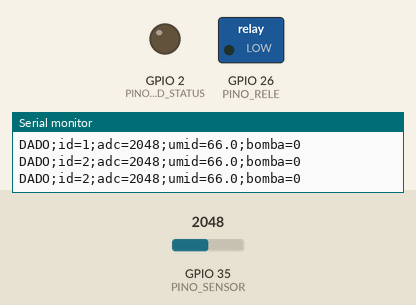
Bench run of a sketch on a simulated ESP32. On the bench: switched loads named in the sketch (green lamp = pin HIGH), output pins drawn as LEDs (lit = HIGH), the last lines printed to the serial monitor. The test bench sets the inputs (shaded band); at power-on: GPIO 35 (PINO_SENSOR) = 2048 (analog values on the 0–4095 scale).

Above: at 1.2 s.
1.3 s: GPIO 35 (PINO_SENSOR) set to 3031
4.3 s: GPIO 35 (PINO_SENSOR) set to 3132
At 6.9 s:
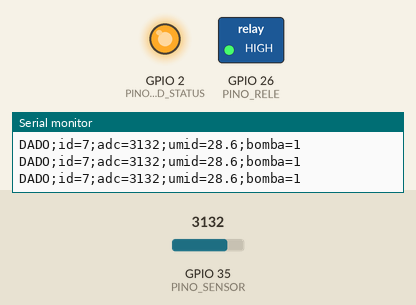
Timing chart, 0 to 8.4 s (numbered marks = the images above; inputs shaded):
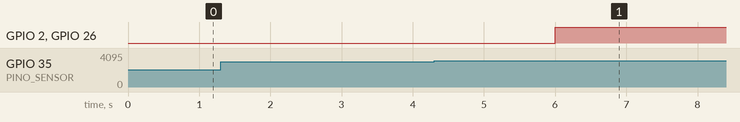

The sketch:

aquasense_esp32.ino
```cpp
/*
 * ============================================================
 *  AQUASENSE v1.1 - versao ESP32 (placa real + pagina do medidor)
 *  Grupo 7 - Inovatech 2026
 * ============================================================
 *  Mesma esteira do aquasense.c, mas a leitura vem do pino analogico:
 *
 *    GPIO35 (sensor de umidade)     -> struct Leitura -> FILA (FIFO)
 *      -> regra de negocio -> GPIO26 (rele da bomba) + PILHA (LIFO)
 *
 *  Monitor serial: 115200 baud. Comandos pelo serial:
 *    f = ver fila | p = ver pilha | d = desempilhar | e = estatisticas
 *
 *  Novidade da v1.1 (placa real):
 *    - cada leitura e a media de AMOSTRAS_POR_LEITURA analogRead (nao treme)
 *    - a cada leitura sai uma linha para a pagina do medidor:
 *        DADO;id=12;adc=2870;umid=42.5;bomba=0
 *      As demais mensagens (fila, pilha, bomba) continuam iguais; a pagina
 *      mostra essas linhas no quadro "Mensagens da ESP32".
 */

#include <stdlib.h>

/* ---------- Pinagem ---------- */
#define PINO_SENSOR        35   /* entrada analogica (ADC 12 bits: 0 a 4095). Era 34; o 34 desta placa ficou preso em ~690 */
#define PINO_RELE          26   /* saida que aciona o rele da bomba          */
#define PINO_LED_STATUS    2    /* LED aceso enquanto a bomba esta ligada    */
#define BAUD_RATE          115200

/* ---------- Constantes do sistema ---------- */
#define LIMITE_SECO        30.0f
#define LIMITE_ENCHARCADO  60.0f
#define CAP_FILA           10
#define CAP_PILHA          5
/* Calibracao com 3 potes de terra vermelha (11/11/2026) */
#define ADC_SECO           4095  /* pote seco       -> 0%   */
#define ADC_IDEAL          2411  /* pote ideal      -> 50%  */
#define ADC_MOLHADO        1277  /* pote encharcado -> 100% */
#define INTERVALO_LEITURA  1000  /* ms entre leituras que entram na fila */
#define INTERVALO_ENVIO    100   /* ms entre envios para a pagina (10/s) */
#define PROCESSAR_A_CADA   3     /* processa a fila a cada 3 leituras  */
#define AMOSTRAS_POR_LEITURA 16  /* media de 16 amostras por leitura   */

/* ---------- Estruturas de dados (iguais ao aquasense.c) ---------- */

typedef enum { SOLO_SECO, SOLO_IDEAL, SOLO_ENCHARCADO } StatusSolo;
typedef enum { BOMBA_DESLIGOU, BOMBA_LIGOU } AcaoBomba;

typedef struct {
    int        id;
    int        adc_bruto;
    float      umidade;
    StatusSolo status;
} Leitura;

typedef struct No {
    Leitura    dado;
    struct No *proximo;
} No;

typedef struct {
    No *inicio;
    No *fim;
    int tamanho;
} Fila;

typedef struct {
    int       id_leitura;
    float     umidade;
    AcaoBomba acao;
} Evento;

typedef struct {
    Evento itens[CAP_PILHA];
    int    topo;
} Pilha;

typedef struct {
    int   total;
    float soma;
    float minimo, maximo;
} Estatisticas;

/* ---------- Estado global do firmware ---------- */
Fila          fila;
Pilha         historico;
Estatisticas  est = { 0, 0.0f, 0.0f, 0.0f };
int           bomba_ligada  = 0;
int           proximo_id    = 1;
int           total_malloc  = 0;
int           total_free    = 0;
unsigned long ultima_leitura = 0;

/* ============================================================
 *  FILA (FIFO)
 * ============================================================ */

void fila_iniciar(Fila *f) {
    f->inicio  = NULL;
    f->fim     = NULL;
    f->tamanho = 0;
}

int fila_vazia(const Fila *f) { return f->inicio == NULL; }
int fila_cheia(const Fila *f) { return f->tamanho >= CAP_FILA; }

/* O(1): insere no fim */
int enfileirar(Fila *f, Leitura dado) {
    if (fila_cheia(f)) {
        Serial.printf("[OVERFLOW BLOQUEADO] Fila cheia. Leitura #%d descartada.\n", dado.id);
        return 0;
    }
    No *novo = (No *) malloc(sizeof(No));
    if (novo == NULL) {
        Serial.println("[ERRO] Memoria insuficiente.");
        return 0;
    }
    total_malloc++;
    novo->dado    = dado;
    novo->proximo = NULL;
    if (fila_vazia(f)) {
        f->inicio = novo;
    } else {
        f->fim->proximo = novo;
    }
    f->fim = novo;
    f->tamanho++;
    return 1;
}

/* O(1): remove do inicio e libera o no */
int desenfileirar(Fila *f, Leitura *saida) {
    if (fila_vazia(f)) {
        Serial.println("[UNDERFLOW BLOQUEADO] Fila vazia.");
        return 0;
    }
    No *removido = f->inicio;
    *saida    = removido->dado;
    f->inicio = removido->proximo;
    if (f->inicio == NULL) {
        f->fim = NULL;
    }
    free(removido);
    total_free++;
    f->tamanho--;
    return 1;
}

/* ============================================================
 *  PILHA (LIFO)
 * ============================================================ */

void pilha_iniciar(Pilha *p) { p->topo = -1; }

int pilha_vazia(const Pilha *p) { return p->topo == -1; }
int pilha_cheia(const Pilha *p) { return p->topo == CAP_PILHA - 1; }

/* O(1): recusa se cheia (stack overflow) */
int empilhar(Pilha *p, Evento e) {
    if (pilha_cheia(p)) {
        Serial.println("[OVERFLOW BLOQUEADO] Historico cheio. Envie 'd' para desempilhar.");
        return 0;
    }
    p->topo++;
    p->itens[p->topo] = e;
    return 1;
}

/* O(1): recusa se vazia (stack underflow) */
int desempilhar(Pilha *p, Evento *saida) {
    if (pilha_vazia(p)) {
        Serial.println("[UNDERFLOW BLOQUEADO] Historico vazio.");
        return 0;
    }
    *saida = p->itens[p->topo];
    p->topo--;
    return 1;
}

/* ============================================================
 *  SENSOR E REGRA DE NEGOCIO
 * ============================================================ */

float adc_para_umidade(int adc) {
    /* Duas retas, igual a pagina: seco->ideal (0 a 50%) e ideal->encharcado (50 a 100%) */
    float pct;
    if (adc >= ADC_IDEAL) pct = (float) (ADC_SECO - adc) * 50.0f / (ADC_SECO - ADC_IDEAL);
    else                  pct = 50.0f + (float) (ADC_IDEAL - adc) * 50.0f / (ADC_IDEAL - ADC_MOLHADO);
    if (pct < 0.0f)   pct = 0.0f;
    if (pct > 100.0f) pct = 100.0f;
    return pct;
}

StatusSolo classificar(float umidade) {
    if (umidade < LIMITE_SECO)       return SOLO_SECO;
    if (umidade > LIMITE_ENCHARCADO) return SOLO_ENCHARCADO;
    return SOLO_IDEAL;
}

const char *nome_status(StatusSolo s) {
    switch (s) {
        case SOLO_SECO:       return "SECO";
        case SOLO_IDEAL:      return "IDEAL";
        case SOLO_ENCHARCADO: return "ENCHARCADO";
    }
    return "?";
}

Leitura criar_leitura(int id, int adc) {
    Leitura l;
    l.id        = id;
    l.adc_bruto = adc;
    l.umidade   = adc_para_umidade(adc);
    l.status    = classificar(l.umidade);
    return l;
}

/* Le o sensor varias vezes e devolve a media (tira o "tremido" do ADC) */
int ler_sensor_media(void) {
    long soma = 0;
    for (int i = 0; i < AMOSTRAS_POR_LEITURA; i++) {
        soma += analogRead(PINO_SENSOR);
        delayMicroseconds(500);
    }
    return (int) (soma / AMOSTRAS_POR_LEITURA);
}

/* Linha simples para a pagina do medidor (uma por leitura) */
void enviar_dado(const Leitura *l) {
    Serial.printf("DADO;id=%d;adc=%d;umid=%.1f;bomba=%d\n",
                  l->id, l->adc_bruto, l->umidade, bomba_ligada);
}

/* Liga ou desliga o atuador fisico */
void acionar_bomba(int ligar) {
    digitalWrite(PINO_RELE, ligar ? HIGH : LOW);
    digitalWrite(PINO_LED_STATUS, ligar ? HIGH : LOW);
}

/* O(n): esvazia a fila na ordem de chegada e aplica a regra com histerese */
void processar_fila(void) {
    Leitura l;
    while (!fila_vazia(&fila)) {
        desenfileirar(&fila, &l);

        if (est.total == 0 || l.umidade < est.minimo) est.minimo = l.umidade;
        if (est.total == 0 || l.umidade > est.maximo) est.maximo = l.umidade;
        est.soma += l.umidade;
        est.total++;

        if (!bomba_ligada && l.umidade < LIMITE_SECO) {
            bomba_ligada = 1;
            Evento e = { l.id, l.umidade, BOMBA_LIGOU };
            empilhar(&historico, e);
            Serial.printf(">> Leitura #%d abaixo de %.0f%%: BOMBA LIGOU\n", l.id, LIMITE_SECO);
        } else if (bomba_ligada && l.umidade > LIMITE_ENCHARCADO) {
            bomba_ligada = 0;
            Evento e = { l.id, l.umidade, BOMBA_DESLIGOU };
            empilhar(&historico, e);
            Serial.printf(">> Leitura #%d acima de %.0f%%: BOMBA DESLIGOU\n", l.id, LIMITE_ENCHARCADO);
        }
        acionar_bomba(bomba_ligada);

        Serial.printf("#%-4d ADC %-5d %6.1f%%  %-10s bomba %s\n", l.id, l.adc_bruto,
                      l.umidade, nome_status(l.status), bomba_ligada ? "LIGADA" : "desligada");
    }
}

/* ============================================================
 *  COMANDOS PELO MONITOR SERIAL
 * ============================================================ */

void exibir_fila(void) {
    Serial.printf("FILA (%d/%d) inicio -> ", fila.tamanho, CAP_FILA);
    for (No *atual = fila.inicio; atual != NULL; atual = atual->proximo) {
        Serial.printf("[#%d %.1f%%] ", atual->dado.id, atual->dado.umidade);
    }
    Serial.println("<- fim");
}

void exibir_pilha(void) {
    Serial.printf("PILHA (%d/%d)\n", historico.topo + 1, CAP_PILHA);
    for (int i = historico.topo; i >= 0; i--) {
        Serial.printf("%s leitura #%d | %.1f%% | bomba %s\n",
                      i == historico.topo ? "TOPO ->" : "       ",
                      historico.itens[i].id_leitura, historico.itens[i].umidade,
                      historico.itens[i].acao == BOMBA_LIGOU ? "LIGOU" : "DESLIGOU");
    }
}

void tratar_comando(char c) {
    Evento e;
    switch (c) {
        case 'f': exibir_fila(); break;
        case 'p': exibir_pilha(); break;
        case 'd':
            if (desempilhar(&historico, &e)) {
                Serial.printf("Removido do topo: leitura #%d (%.1f%%)\n", e.id_leitura, e.umidade);
            }
            break;
        case 'e':
            if (est.total > 0) {
                Serial.printf("Leituras: %d | media %.1f%% | min %.1f%% | max %.1f%%\n",
                              est.total, est.soma / est.total, est.minimo, est.maximo);
            }
            Serial.printf("Memoria: %d malloc / %d free | nos na RAM: %d\n",
                          total_malloc, total_free, total_malloc - total_free);
            break;
    }
}

/* ============================================================
 *  SETUP E LOOP
 * ============================================================ */

void setup() {
    Serial.begin(BAUD_RATE);
    pinMode(PINO_RELE, OUTPUT);
    pinMode(PINO_LED_STATUS, OUTPUT);
    acionar_bomba(0);
    analogReadResolution(12);
    analogSetPinAttenuation(PINO_SENSOR, ADC_11db);  /* faixa de 0 a ~3,3 V */

    fila_iniciar(&fila);
    pilha_iniciar(&historico);

    Serial.println("==================================================");
    Serial.println("   AQUASENSE v1.1 - ESP32");
    Serial.printf("   Liga abaixo de %.0f%% | desliga acima de %.0f%%\n", LIMITE_SECO, LIMITE_ENCHARCADO);
    Serial.println("   Comandos: f=fila p=pilha d=desempilhar e=estatisticas");
    Serial.println("==================================================");
}

void loop() {
    if (Serial.available()) {
        tratar_comando((char) Serial.read());
    }

    /* millis() em vez de delay(): o loop continua respondendo aos comandos */

    /* Rapido (10x por segundo): so manda o numero para o ponteiro da pagina */
    static unsigned long ultimo_envio = 0;
    static int adc_atual = 0;
    if (millis() - ultimo_envio >= INTERVALO_ENVIO) {
        ultimo_envio = millis();
        adc_atual = ler_sensor_media();
        Leitura rapida = criar_leitura(proximo_id, adc_atual);
        enviar_dado(&rapida);
    }

    /* Devagar (1x por segundo): a leitura entra na fila e passa pela histerese */
    if (millis() - ultima_leitura >= INTERVALO_LEITURA) {
        ultima_leitura = millis();
        Leitura l = criar_leitura(proximo_id, adc_atual);
        if (enfileirar(&fila, l)) {
            proximo_id++;
        }
        if (fila.tamanho >= PROCESSAR_A_CADA) {
            processar_fila();
        }
    }
}
```

Measured:
- the behaviour switches between 3084 and 3085 on GPIO 35 (PINO_SENSOR) (found by bisection; images 0 and 1)
- after the input at 4.3 s, GPIO 2 (PINO_LED_STATUS), GPIO 26 (PINO_RELE): LOW → HIGH after 1.7 s
